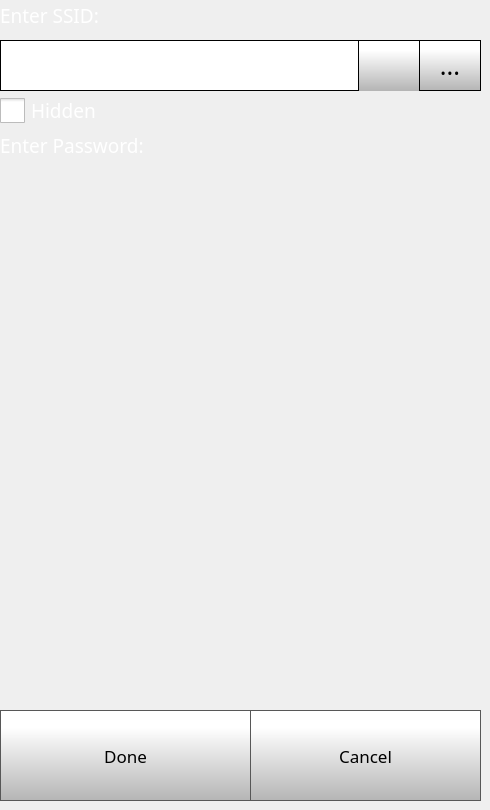
    <widget class="QWidget" name="wifiSettingsPage">
     <widget class="QComboBox" name="wifiSettingsComboBox">
      <property name="geometry">
       <rect>
        <x>0</x>
        <y>40</y>
        <width>421</width>
        <height>51</height>
       </rect>
      </property>
      <property name="font">
       <font>
        <family>Gotham</family>
        <pointsize>20</pointsize>
       </font>
      </property>
      <property name="styleSheet">
       <string notr="true"> QScrollBar:vertical {
     border: 1px solid black;
border-radius: 5px;
    background-color: rgb(40,40,40);
     width: 60px;
     margin: 67px 0 67px 0;
 }

/* Sets up the color and height of handle */
QScrollBar::handle:vertical {
border-radius: 5px;
background: qlineargradient(spread:pad, x1:0, y1:1, x2:0, y2:0.188, stop:0 rgba(180, 180, 180, 255), stop:1 rgba(255, 255, 255, 255));
min-height: 7px;
}


QScrollBar::add-line:vertical {
     border: 1px solid black;
background: qlineargradient(spread:pad, x1:0, y1:1, x2:0, y2:0.188, stop:0 rgba(180, 180, 180, 255), stop:1 rgba(255, 255, 255, 255));
     height:65px;
border-radius: 5px;
     subcontrol-position: bottom;
     subcontrol-origin: margin;
 }

 QScrollBar::sub-line:vertical {
     border: 1px solid black;
background: qlineargradient(spread:pad, x1:0, y1:1, x2:0, y2:0.188, stop:0 rgba(180, 180, 180, 255), stop:1 rgba(255, 255, 255, 255));
     height: 65px;
border-radius: 5px;
     subcontrol-position: top;
     subcontrol-origin: margin;
 }

QScrollBar::up-arrow:vertical {
 image: url(./templates/img/arrows.png);
    width: 40px;
    height: 40px;
 padding: 5px;
 }
QScrollBar::down-arrow:vertical {
 image: url(./templates/img/arrows-5.png);
    width: 40px;
    height: 40px;
 padding: 5px;
 }

/* need this to get rid of crosshatching on scrollbar background */
QScrollBar::add-page:vertical, QScrollBar::sub-page:vertical {
background: none;
}

QComboBox {
border: 1px solid black;
    padding: 0px 18px 0px 3px;
    min-width: 6em;

}

QComboBox::item {
	color: rgb(255, 255, 255);
}

QComboBox:editable {
    background: white;
}

QComboBox:!editable, QComboBox::drop-down:editable {
background: white;
}

/* QComboBox gets the &quot;on&quot; state when the popup is open */
QComboBox:!editable:on, QComboBox::drop-down:editable:on {
background: white;
}


QComboBox::drop-down {
border-left: 1px solid black;
border-right: 1px solid black;
	background-color: qlineargradient(spread:pad, x1:0, y1:1, x2:0, y2:0.188, stop:0 rgba(180, 180, 180, 255), stop:1 rgba(255, 255, 255, 255));
    width: 60px;
     height: 50px;

}

QComboBox::down-arrow {

image: url(./templates/img/arrows-5.png);
width: 30px;
height: 30px;

}


QComboBox QAbstractItemView {
    selection-background-color: rgb(40, 40, 40);
    background: white;
}</string>
      </property>
      <property name="editable">
       <bool>false</bool>
      </property>
      <property name="maxVisibleItems">
       <number>8</number>
      </property>
      <property name="iconSize">
       <size>
        <width>30</width>
        <height>30</height>
       </size>
      </property>
     </widget>
     <widget class="QLabel" name="ssidlabel">
      <property name="geometry">
       <rect>
        <x>0</x>
        <y>0</y>
        <width>461</width>
        <height>31</height>
       </rect>
      </property>
      <property name="font">
       <font>
        <family>Gotham Light</family>
        <pointsize>14</pointsize>
        <weight>50</weight>
        <bold>false</bold>
       </font>
      </property>
      <property name="styleSheet">
       <string notr="true">color: rgb(255, 255, 255);</string>
      </property>
      <property name="text">
       <string>Enter SSID:</string>
      </property>
     </widget>
     <widget class="QLabel" name="passwordlabel">
      <property name="geometry">
       <rect>
        <x>0</x>
        <y>130</y>
        <width>461</width>
        <height>31</height>
       </rect>
      </property>
      <property name="font">
       <font>
        <family>Gotham Light</family>
        <pointsize>14</pointsize>
        <weight>50</weight>
        <bold>false</bold>
       </font>
      </property>
      <property name="styleSheet">
       <string notr="true">color: rgb(255, 255, 255);</string>
      </property>
      <property name="text">
       <string>Enter Password:</string>
      </property>
     </widget>
     <widget class="QPushButton" name="wifiSettingsDoneButton">
      <property name="geometry">
       <rect>
        <x>0</x>
        <y>710</y>
        <width>251</width>
        <height>91</height>
       </rect>
      </property>
      <property name="font">
       <font>
        <family>Gotham</family>
        <pointsize>13</pointsize>
       </font>
      </property>
      <property name="styleSheet">
       <string notr="true">QPushButton {
     border: 1px solid rgb(87, 87, 87);
	background-color: qlineargradient(spread:pad, x1:0, y1:1, x2:0, y2:0.188, stop:0 rgba(180, 180, 180, 255), stop:1 rgba(255, 255, 255, 255));


}

QPushButton:pressed {
    background-color: qlineargradient(x1: 0, y1: 0, x2: 0, y2: 1,
                                      stop: 0 #dadbde, stop: 1 #f6f7fa);
}

QPushButton:flat {
    border: none; /* no border for a flat push button */
}

QPushButton:default {
    border-color: navy; /* make the default button prominent */
}

QPushButton:focus {
	outline: none;
}</string>
      </property>
      <property name="text">
       <string>Done</string>
      </property>
      <property name="iconSize">
       <size>
        <width>40</width>
        <height>40</height>
       </size>
      </property>
     </widget>
     <widget class="QPushButton" name="wifiSettingsCancelButton">
      <property name="geometry">
       <rect>
        <x>250</x>
        <y>710</y>
        <width>231</width>
        <height>91</height>
       </rect>
      </property>
      <property name="font">
       <font>
        <family>Gotham</family>
        <pointsize>13</pointsize>
       </font>
      </property>
      <property name="styleSheet">
       <string notr="true">QPushButton {
     border: 1px solid rgb(87, 87, 87);
	background-color: qlineargradient(spread:pad, x1:0, y1:1, x2:0, y2:0.188, stop:0 rgba(180, 180, 180, 255), stop:1 rgba(255, 255, 255, 255));


}

QPushButton:pressed {
    background-color: qlineargradient(x1: 0, y1: 0, x2: 0, y2: 1,
                                      stop: 0 #dadbde, stop: 1 #f6f7fa);
}

QPushButton:flat {
    border: none; /* no border for a flat push button */
}

QPushButton:default {
    border-color: navy; /* make the default button prominent */
}

QPushButton:focus {
	outline: none;
}</string>
      </property>
      <property name="text">
       <string>Cancel</string>
      </property>
      <property name="iconSize">
       <size>
        <width>40</width>
        <height>40</height>
       </size>
      </property>
     </widget>
     <widget class="QPushButton" name="wifiSettingsSSIDKeyboardButton">
      <property name="geometry">
       <rect>
        <x>419</x>
        <y>40</y>
        <width>62</width>
        <height>51</height>
       </rect>
      </property>
      <property name="font">
       <font>
        <family>Gotham</family>
        <pointsize>19</pointsize>
       </font>
      </property>
      <property name="styleSheet">
       <string notr="true">QPushButton {
     border: 1px solid rgb(0, 0, 0);
	background-color: qlineargradient(spread:pad, x1:0, y1:1, x2:0, y2:0.188, stop:0 rgba(180, 180, 180, 255), stop:1 rgba(255, 255, 255, 255));


}

QPushButton:pressed {
    background-color: qlineargradient(x1: 0, y1: 0, x2: 0, y2: 1,
                                      stop: 0 #dadbde, stop: 1 #f6f7fa);
}

QPushButton:flat {
    border: none; /* no border for a flat push button */
}

QPushButton:default {
    border-color: navy; /* make the default button prominent */
}

QPushButton:focus {
	outline: none;
}</string>
      </property>
      <property name="text">
       <string>...</string>
      </property>
      <property name="iconSize">
       <size>
        <width>40</width>
        <height>40</height>
       </size>
      </property>
     </widget>
     <widget class="QCheckBox" name="hiddenCheckBox">
      <property name="geometry">
       <rect>
        <x>0</x>
        <y>90</y>
        <width>161</width>
        <height>41</height>
       </rect>
      </property>
      <property name="font">
       <font>
        <family>Gotham</family>
        <pointsize>14</pointsize>
       </font>
      </property>
      <property name="styleSheet">
       <string notr="true">QCheckBox {
	color: rgb(255, 255, 255);
}

QCheckBox::indicator {
    width: 25px;
    height: 25px;
}

QCheckBox::indicator:checked {
    image: url(./templates/img/check-box.png);
}
QCheckBox::indicator:unchecked {
    image: url(./templates/img/blank-check-box.png);
}



</string>
      </property>
      <property name="text">
       <string>Hidden </string>
      </property>
      <property name="iconSize">
       <size>
        <width>40</width>
        <height>40</height>
       </size>
      </property>
      <property name="checked">
       <bool>false</bool>
      </property>
     </widget>
     <zorder>wifiSettingsComboBox</zorder>
     <zorder>ssidlabel</zorder>
     <zorder>passwordlabel</zorder>
     <zorder>wifiSettingsSSIDKeyboardButton</zorder>
     <zorder>wifiSettingsCancelButton</zorder>
     <zorder>wifiSettingsDoneButton</zorder>
     <zorder>hiddenCheckBox</zorder>
    </widget>
